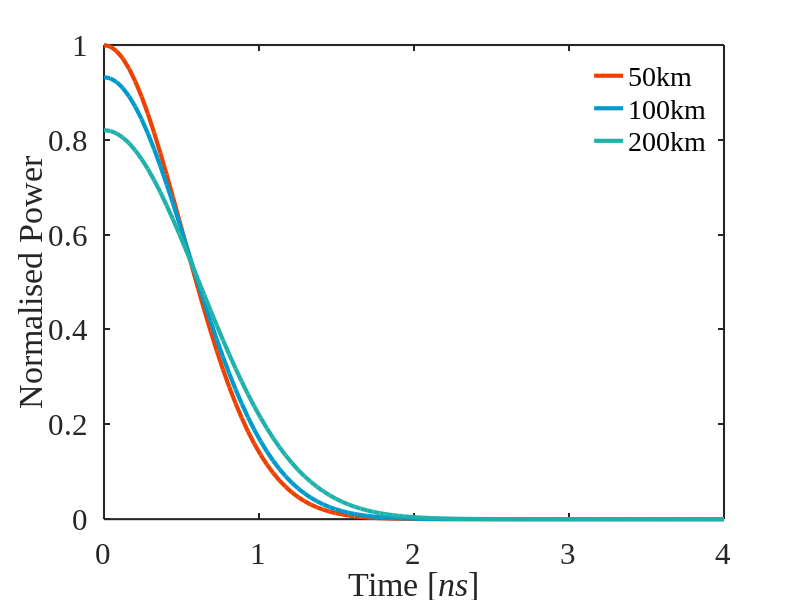

MATLAB code to generate this figure:
clc; clear; close all

t = linspace(0,4,100);                                  % Time space 0-5 ns
tau_0 = 0.5;                                            % The width of the Gaussian pulse
D = 0.015;                                              % Dispersion coefficient [ns/(km.nm)]
delta_lambda = 0.1;                                     % Optical linewidth

L = 50;                                                 % Length of the fibre (50km)
delta_tau = D*delta_lambda*L;                           % Dispersion induced pulse broadening
tau = sqrt(tau_0^2+delta_tau^2);                        % Total pulse width
P = exp(-t.^2/(2*tau^2));                               % Pulse without peak
fun = @(t)exp(-t.^2/(2*tau^2));
int = integral(fun,0,5);                                % Integral of the pulse
P_0 = int;                                              % Normalization
P = P_0*P/int;
plot(t,P,'Color',[0.93333 0.25098 0],'linewidth',3);    % 10km red line
hold on

L_1 = L+90;                                             % Length of the fibre (100km)
delta_tau_1 = D*delta_lambda*L_1;
tau_1 = sqrt(tau_0^2+delta_tau_1^2);
P_1 = exp(-t.^2/(2*tau_1^2));
fun_1 = @(t)exp(-t.^2/(2*tau_1^2));
int_1 = integral(fun_1,0,5);
P_1 = (P_0/int_1)*P_1;
plot(t,P_1,'Color',[0 0.60392 0.80392],'linewidth',3);  % 100km blue line
hold on

L_2 = L+190;                                            % Length of the fibre (200km)
delta_tau_2 = D*delta_lambda*L_2;
tau_2 = sqrt(tau_0^2+delta_tau_2^2);
P_2 = exp(-t.^2/(2*tau_2^2));
fun_2 = @(t)exp(-t.^2/(2*tau_2^2));
int_2 = integral(fun_2,0,5);
P_2 = (P_0/int_2)*P_2;
plot(t,P_2,'Color',[0.12549	0.69804	0.66667],'linewidth',3);% 100km green line


lgd = legend('50km', '100km', '200km','Location','northeast');
legend boxoff
set(lgd,'FontName','Times New Roman','FontWeight','normal')
xlabel('Time [{\itns}]') 
ylabel('Normalised Power') 
%xlim([0, 2]);
ylim([0, 1]);
set(gca,'FontName','Times New Roman','FontSize',22);
set(gca,'linewidth',1.5);
% t.Units = 'inches';
% t.OuterPosition = [0.5 0.5 3 3];
% f = gcf;
% exportgraphics(f,'1.jpeg','Resolution',600)
